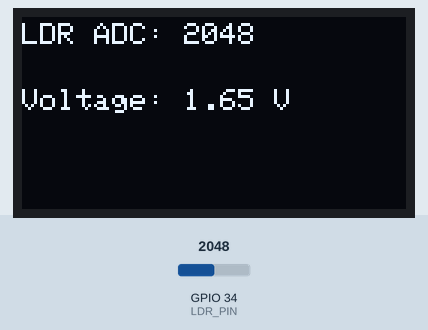
The program below on a simulated ESP32. Parts: 128×64 one-colour display. The inputs (shaded band) are chosen by the test bench; at power-on: GPIO 34 (LDR_PIN) = 2048. What the program prints to the serial monitor is not drawn.

Above: at 4.2 s.
4.3 s: GPIO 34 (LDR_PIN) set to 2866
At 6.0 s:
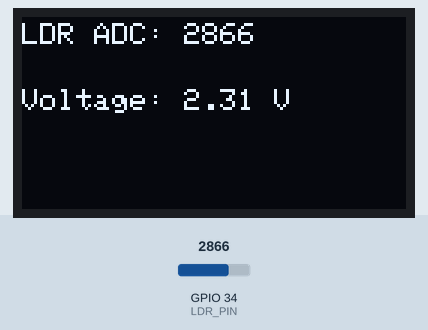
6.6 s: GPIO 34 (LDR_PIN) set to 3603
At 8.2 s:
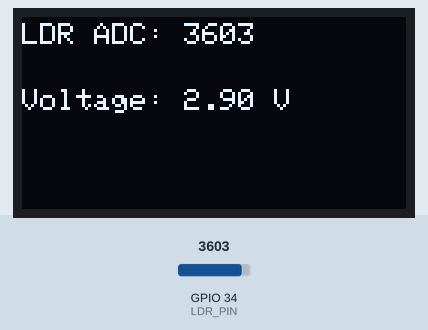
8.6 s: GPIO 34 (LDR_PIN) set to 4095
At 10.4 s:
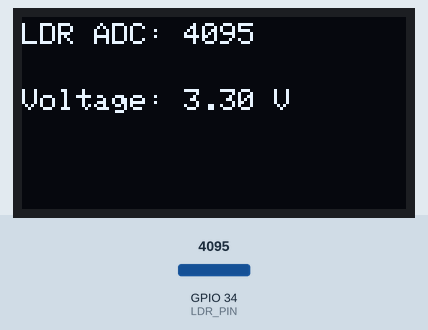
Timing chart, 0 to 11.9 s (numbered marks = the images above; inputs shaded):
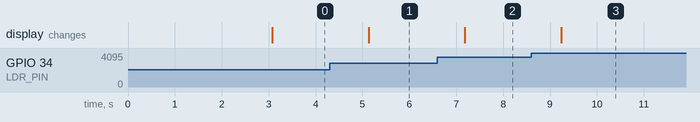

Measured:
- after the input at 4.3 s, the display: changes after 0.83 s (image 1)
- after the input at 6.6 s, the display: changes after 0.58 s (image 2)
- after the input at 8.6 s, the display: changes after 0.64 s (image 3)

The program:

main.cpp
```cpp
#include <Arduino.h>
#include <Wire.h>
#include <Adafruit_GFX.h>
#include <Adafruit_SSD1306.h>

#define LDR_PIN 34
#define SDA_PIN 21
#define SCL_PIN 22
#define SCREEN_WIDTH 128
#define SCREEN_HEIGHT 64

Adafruit_SSD1306 display(SCREEN_WIDTH, SCREEN_HEIGHT, &Wire, -1);

void setup() {
  Serial.begin(115200);
  Wire.begin(SDA_PIN, SCL_PIN);

  if(!display.begin(SSD1306_SWITCHCAPVCC, 0x3C)) {
    Serial.println(F("SSD1306 allocation failed"));
    for(;;);
  }

  display.clearDisplay();
  display.setTextColor(SSD1306_WHITE);

  // --- Startup Splash Screen (Name & Roll Number) ---
  display.setTextSize(1);
  display.setCursor(15, 20);
  display.println("Shahnoor Zahid");
  display.setCursor(35, 40);
  display.println("1092");
  display.display();

  delay(3000);
}

void loop() {
  int adcValue = analogRead(LDR_PIN);
  float voltage = (adcValue / 4095.0) * 3.3;

  // --- LDR Readings Screen with Proper Spacing ---
  display.clearDisplay();
  display.setTextSize(1);

  // Pehli line (LDR ADC) uper ki taraf
  display.setCursor(0, 2);
  display.print("LDR ADC: ");
  display.print(adcValue);

  // Doosri line (Voltage) thoda neechay gap de kar
  display.setCursor(0, 24);
  display.print("Voltage: ");
  display.print(voltage, 2);
  display.print(" V");

  display.display();

  Serial.printf("ADC: %d  |  Voltage: %.2f V\n", adcValue, voltage);

  delay(1000);
}
```
